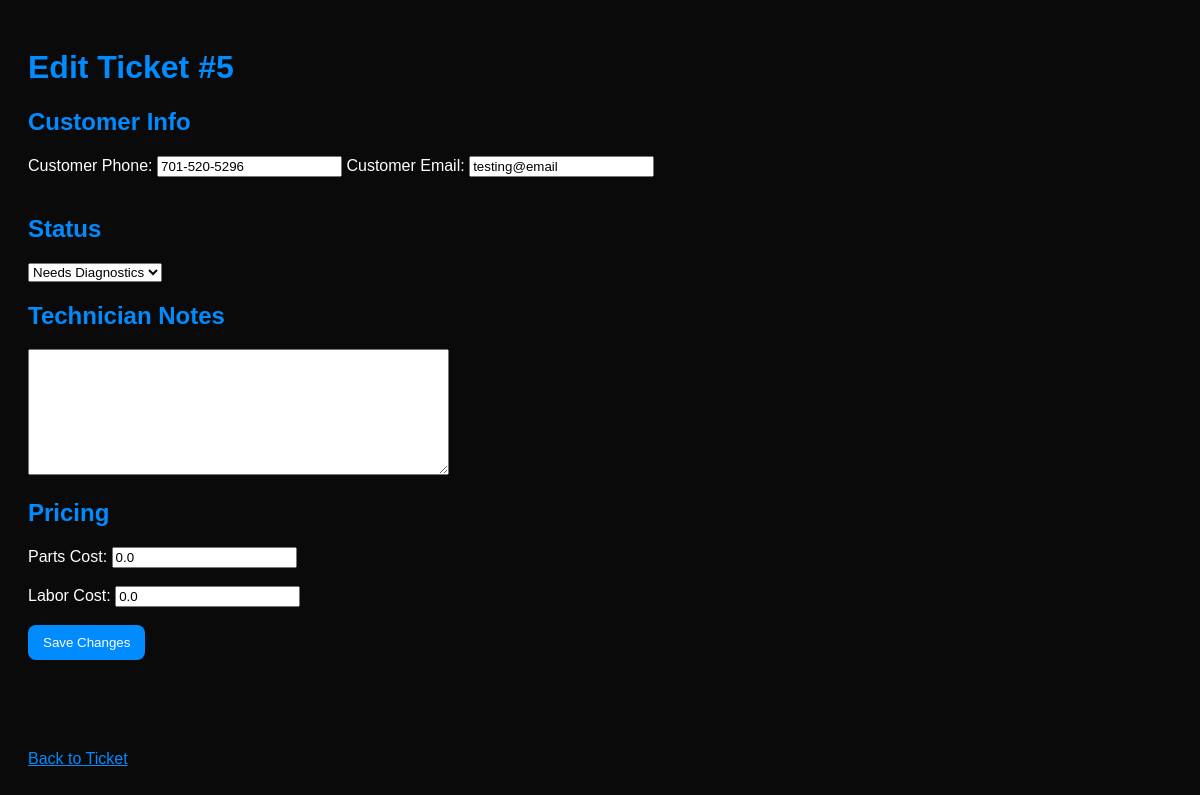
Before: /ticket/5/edit with the older database file.
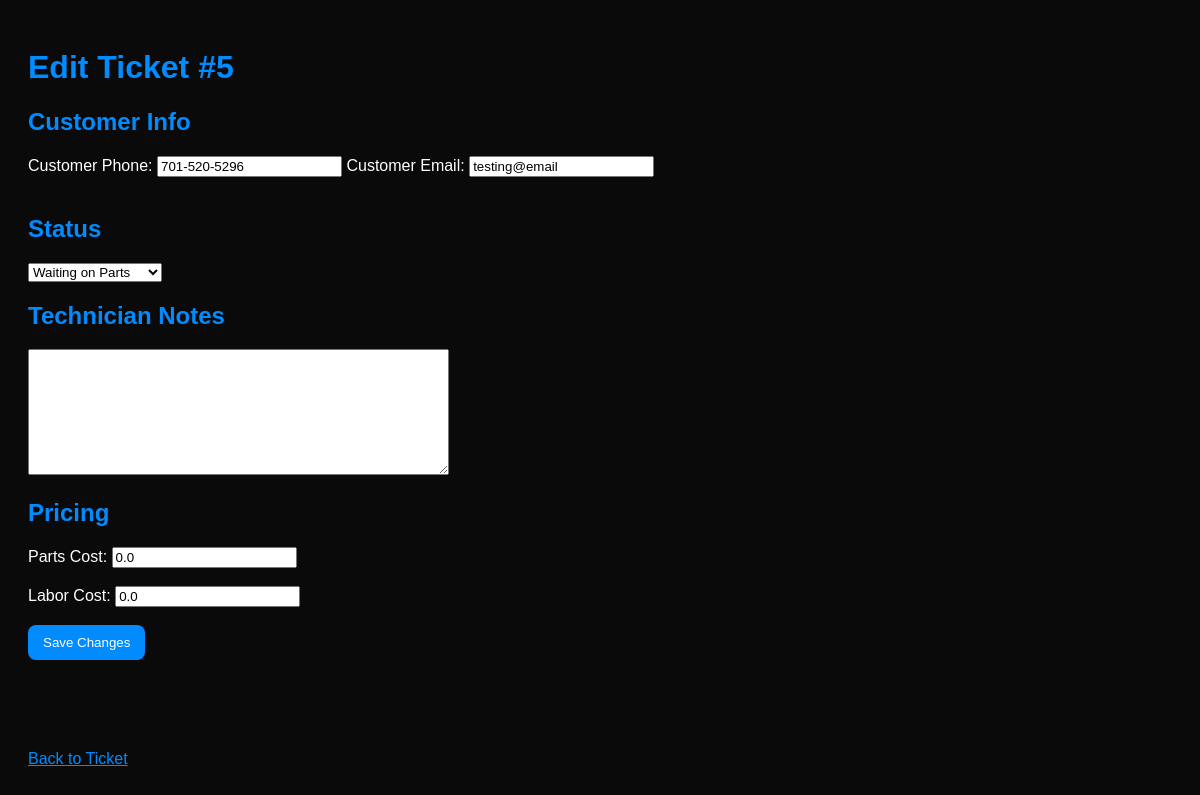
After: the same page with the newer database file.
### tables this page shows
CREATE TABLE tickets (
    id INTEGER PRIMARY KEY AUTOINCREMENT,
    customer_name TEXT NOT NULL,
    customer_phone TEXT,
    customer_email TEXT,
    device_type TEXT NOT NULL,
    issue TEXT NOT NULL,
    technician_notes TEXT,
    status TEXT DEFAULT 'Needs Diagnostics',
    created_at TEXT DEFAULT CURRENT_TIMESTAMP,
    parts_cost REAL DEFAULT 0,
    labor_cost REAL DEFAULT 0,
    total_cost REAL DEFAULT 0
);

### app.py (the view, shortened to what this page needs)
@app.route("/ticket/<int:ticket_id>/edit", methods=["GET", "POST"])
def edit_ticket(ticket_id):
    connection = sqlite3.connect("tickets.db")
    connection.row_factory = sqlite3.Row
    cursor = connection.cursor()
    cursor.execute("SELECT * FROM tickets WHERE id = ?", (ticket_id,))
    ticket = cursor.fetchone()
    connection.close()
    return render_template("edit.html", ticket=ticket)

### templates/edit.html (shortened to what this page needs)
<!DOCTYPE html>
<html>
<head>
    <link rel="stylesheet" href="{{ url_for('static', filename='style.css') }}">
</head>
<body>
    <h1>Edit Ticket #{{ ticket.id }}</h1>
    <form method="POST">
        <h2>Customer Info</h2>
        <label>Customer Phone:</label>
        <input type="text" name="customer_phone" value="{{ ticket.customer_phone }}">
        <label>Customer Email:</label>
        <input type="email" name="customer_email" value="{{ ticket.customer_email }}">
<br><br>
        <h2>Status</h2>
        <select name="status">
            <option value="Needs Diagnostics"
                {% if ticket.status == "Needs Diagnostics" %}selected{% endif %}>
                Needs Diagnostics
            </option>
            <option value="Waiting on Parts"
                {% if ticket.status == "Waiting on Parts" %}selected{% endif %}>
                Waiting on Parts
            </option>
        </select>
        <h2>Technician Notes</h2>
        <textarea name="technician_notes" rows="8" cols="50">{{ ticket.technician_notes }}</textarea>
        <h2>Pricing</h2>
        <label>Parts Cost:</label>
        <input type="number" step="0.01" name="parts_cost" value="{{ ticket.parts_cost }}">
        <br><br>
        <label>Labor Cost:</label>
        <input type="number" step="0.01" name="labor_cost" value="{{ ticket.labor_cost }}">
        <br><br>
        <button type="submit">Save Changes</button>
    </form>
    <br>
    <br><br>
<br><br>
    <a href="/ticket/{{ ticket.id }}">Back to Ticket</a>
</body>
</html>

Changed rows visible on the page:
changed tickets "testing@email": status "Needs Diagnostics" → "Waiting on Parts"
